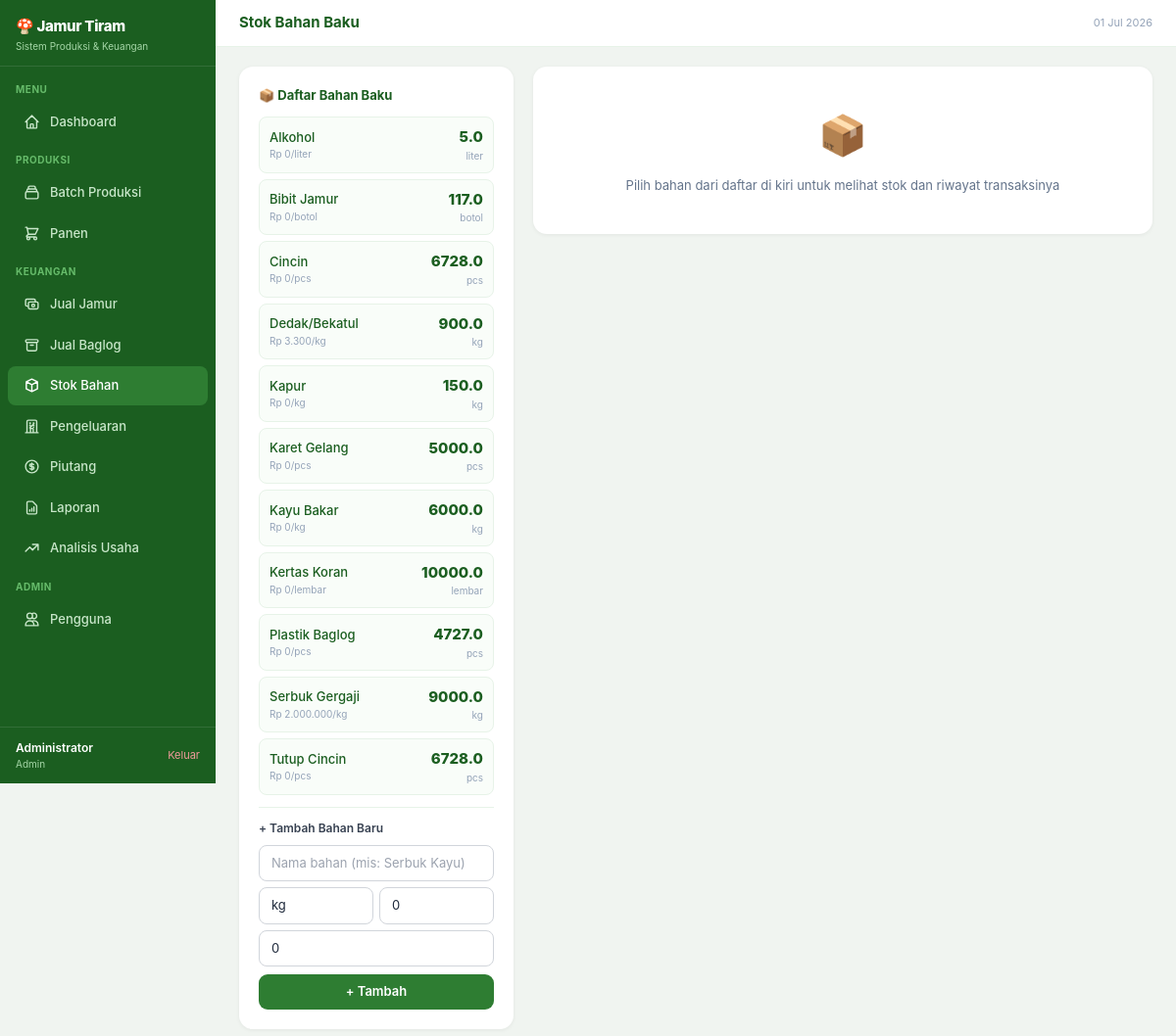
The page /stok (signed in) on the database as committed earlier.
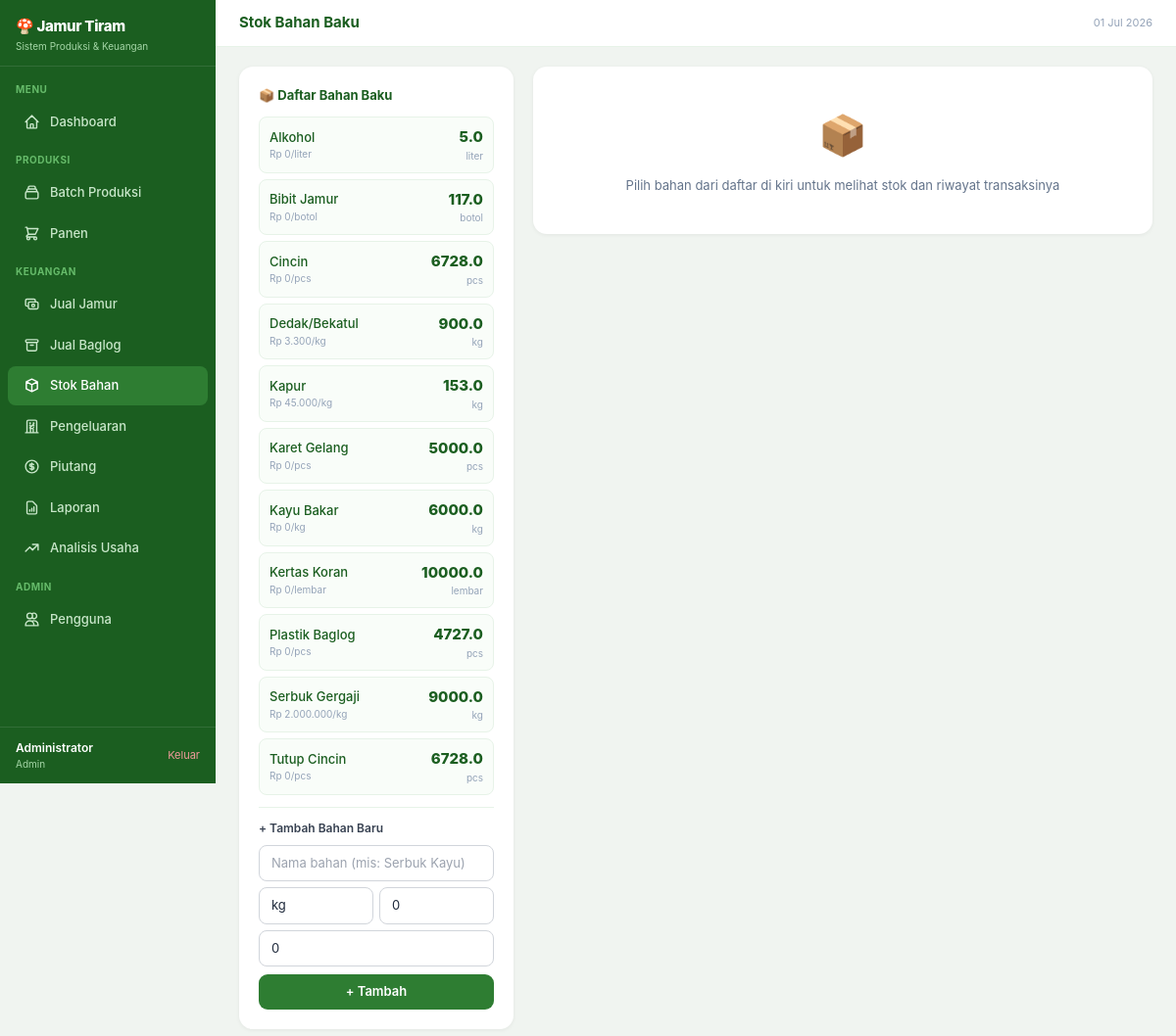
The same page on the database as committed later.
### tables this page shows
CREATE TABLE bahan_baku (
    id          INTEGER PRIMARY KEY AUTOINCREMENT,
    nama        TEXT NOT NULL UNIQUE,
    satuan      TEXT DEFAULT 'kg',
    stok        REAL DEFAULT 0,
    harga_satuan REAL DEFAULT 0,
    stok_min    REAL DEFAULT 0,
    created_at  INTEGER NOT NULL
);

### app.py (the view)
@app.get("/stok", response_class=HTMLResponse)
async def stok_page(request: Request, bahan_id: int = 0):
    user = require_login(request)
    bahan_list  = db.list_bahan()
    transaksi   = db.list_transaksi_bahan(bahan_id)
    bahan_aktif = db.get_bahan(bahan_id) if bahan_id else None
    return tpl.TemplateResponse(request, "stok.html", _ctx(
        request, user=user, bahan_list=bahan_list,
        transaksi=transaksi, bahan_aktif=bahan_aktif, filter_bahan=bahan_id,
    ))

### templates/stok.html (shortened to what this page needs)
{% extends "base.html" %}
{% set active = "stok" %}
{% block topbar_title %}Stok Bahan Baku{% endblock %}
{% block content %}
<div style="display:flex;gap:20px;align-items:flex-start;flex-wrap:wrap;">
  <div style="flex:0 0 280px;min-width:260px;">
    <div class="card" style="margin-bottom:16px;">
      <h3 style="font-size:13px;font-weight:700;color:#1B5E20;margin-bottom:12px;">📦 Daftar Bahan Baku</h3>
      {% if bahan_list %}
      <div style="display:flex;flex-direction:column;gap:6px;margin-bottom:12px;">
        {% for b in bahan_list %}
        <a href="/stok?bahan_id={{ b.id }}"
          style="display:flex;align-items:center;justify-content:space-between;padding:9px 10px;border-radius:8px;text-decoration:none;
            background:{% if filter_bahan == b.id %}#f0fdf4{% else %}#f9fdf9{% endif %};
            border:1.5px solid {% if filter_bahan == b.id %}#a7f3d0{% else %}#e7f3e8{% endif %};">
          <div>
            <div style="font-size:13px;font-weight:{% if filter_bahan == b.id %}700{% else %}500{% endif %};color:#1B5E20;">{{ b.nama }}</div>
            <div style="font-size:10px;color:#94a3b8;">{{ b.harga_satuan|rp }}/{{ b.satuan }}</div>
          </div>
          <div style="text-align:right;">
            <div style="font-size:15px;font-weight:800;color:{% if b.stok <= b.stok_min and b.stok_min > 0 %}#dc2626{% else %}#1B5E20{% endif %};">
              {{ "%.1f"|format(b.stok) }}
            </div>
            <div style="font-size:10px;color:#94a3b8;">{{ b.satuan }}</div>
          </div>
        </a>
        {% endfor %}
      </div>
      {% else %}
      <div style="text-align:center;padding:20px;color:#94a3b8;font-size:12px;">Belum ada bahan baku</div>
      {% endif %}
      <div style="border-top:1px solid #e7f3e8;padding-top:12px;">
        <div style="font-size:12px;font-weight:600;color:#374151;margin-bottom:8px;">+ Tambah Bahan Baru</div>
        <form method="post" action="/stok/tambah-bahan">
          <div style="display:grid;gap:6px;">
            <input name="nama" class="form-input" placeholder="Nama bahan (mis: Serbuk Kayu)" required>
            <div style="display:grid;grid-template-columns:1fr 1fr;gap:6px;">
              <input name="satuan" class="form-input" placeholder="Satuan (kg)" value="kg">
              <input name="harga_satuan" type="number" class="form-input" placeholder="Harga/satuan" value="0">
            </div>
            <input name="stok_min" type="number" step="0.1" class="form-input" placeholder="Stok minimum (alert)" value="0">
          </div>
          <button type="submit" class="btn-primary" style="margin-top:8px;width:100%;justify-content:center;">+ Tambah</button>
        </form>
      </div>
    </div>
  </div>
  <div style="flex:1;min-width:300px;">
    {% if bahan_aktif %}
    <div class="card" style="margin-bottom:16px;border-top:3px solid #2E7D32;">
      <div style="display:flex;align-items:start;justify-content:space-between;flex-wrap:wrap;gap:8px;margin-bottom:12px;">
        <div>
          <div style="font-size:17px;font-weight:800;color:#1B5E20;">{{ bahan_aktif.nama }}</div>
          <div style="font-size:12px;color:#64748b;">Satuan: {{ bahan_aktif.satuan }} | Harga terakhir: {{ bahan_aktif.harga_satuan|rp }}/{{ bahan_aktif.satuan }}</div>
          {% if bahan_aktif.stok_min > 0 %}
          <div style="font-size:11px;color:#94a3b8;">Stok minimum: {{ bahan_aktif.stok_min }} {{ bahan_aktif.satuan }}</div>
          {% endif %}
        </div>
        <div style="text-align:right;">
          <div style="font-size:32px;font-weight:900;color:{% if bahan_aktif.stok <= bahan_aktif.stok_min and bahan_aktif.stok_min > 0 %}#dc2626{% else %}#2E7D32{% endif %};">
            {{ "%.1f"|format(bahan_aktif.stok) }}
          </div>
          <div style="font-size:12px;color:#64748b;">{{ bahan_aktif.satuan }} tersisa</div>
          {% if bahan_aktif.stok <= bahan_aktif.stok_min and bahan_aktif.stok_min > 0 %}
          <span class="badge badge-red" style="margin-top:4px;">⚠️ Stok Rendah</span>
          {% endif %}
        </div>
      </div>
      <div style="display:grid;grid-template-columns:1fr 1fr;gap:12px;">
        <div style="background:#f0fdf4;border-radius:8px;padding:12px;">
          <div style="font-size:12px;font-weight:700;color:#15803d;margin-bottom:8px;">📥 Stok Masuk (Pembelian)</div>
          <form method="post" action="/stok/{{ bahan_aktif.id }}/masuk">
            <div style="display:grid;gap:6px;">
              <input name="tanggal" type="date" required class="form-input" value="{{ now.strftime('%Y-%m-%d') }}">
              <input name="jumlah" type="number" step="0.1" required class="form-input" placeholder="Jumlah ({{ bahan_aktif.satuan }})" min="0">
              <input name="harga_satuan" type="number" class="form-input" placeholder="Harga/{{ bahan_aktif.satuan }} (Rp)" value="{{ bahan_aktif.harga_satuan|int }}">
              <input name="keterangan" class="form-input" placeholder="Keterangan (opsional)">
            </div>
            <button type="submit" class="btn-primary" style="margin-top:8px;width:100%;justify-content:center;background:#15803d;">+ Masuk</button>
          </form>
        </div>
        <div style="background:#fef2f2;border-radius:8px;padding:12px;">
          <div style="font-size:12px;font-weight:700;color:#991b1b;margin-bottom:8px;">📤 Stok Keluar (Pemakaian)</div>
          <form method="post" action="/stok/{{ bahan_aktif.id }}/keluar">
            <div style="display:grid;gap:6px;">
              <input name="tanggal" type="date" required class="form-input" value="{{ now.strftime('%Y-%m-%d') }}">
              <input name="jumlah" type="number" step="0.1" required class="form-input" placeholder="Jumlah ({{ bahan_aktif.satuan }})" min="0">
              <input name="keterangan" class="form-input" placeholder="Batch/keterangan pemakaian">
            </div>
            <button type="submit" class="btn-primary" style="margin-top:8px;width:100%;justify-content:center;background:#991b1b;">- Keluar</button>
          </form>
        </div>
      </div>
      <details style="margin-top:12px;">
        <summary style="font-size:12px;color:#64748b;cursor:pointer;">Edit data bahan ini</summary>
        <form method="post" action="/stok/{{ bahan_aktif.id }}/edit" style="margin-top:8px;">
          <div style="display:grid;grid-template-columns:1fr 1fr;gap:6px;">
            <input name="nama" class="form-input" value="{{ bahan_aktif.nama }}" required placeholder="Nama">
            <input name="satuan" class="form-input" value="{{ bahan_aktif.satuan }}" placeholder="Satuan">
            <input name="harga_satuan" type="number" class="form-input" value="{{ bahan_aktif.harga_satuan|int }}" placeholder="Harga/satuan">
            <input name="stok_min" type="number" step="0.1" class="form-input" value="{{ bahan_aktif.stok_min }}" placeholder="Stok min">
          </div>
          <div style="display:flex;gap:6px;margin-top:8px;">
            <button type="submit" class="btn-secondary" style="font-size:12px;">Simpan Edit</button>
            <form method="post" action="/stok/{{ bahan_aktif.id }}/hapus" onsubmit="return confirm('Hapus bahan ini beserta semua transaksinya?')" style="display:inline;">
              <button type="submit" class="btn-danger" style="font-size:12px;">Hapus Bahan</button>
            </form>
          </div>
        </form>
      </details>
    </div>
    <div class="card">
      <h3 style="font-size:13px;font-weight:700;color:#1B5E20;margin-bottom:12px;">📋 Riwayat Transaksi — {{ bahan_aktif.nama }}</h3>
      {% if transaksi %}
      <div style="overflow-x:auto;">
        <table style="width:100%;border-collapse:collapse;font-size:12px;">
          <thead>
            <tr style="border-bottom:1.5px solid #e7f3e8;background:#f9fdf9;">
              <th style="text-align:left;padding:8px;">Tanggal</th>
              <th style="text-align:left;padding:8px;">Tipe</th>
              <th style="text-align:right;padding:8px;">Jumlah</th>
              <th style="text-align:right;padding:8px;">Harga/sat</th>
              <th style="text-align:right;padding:8px;">Total</th>
              <th style="text-align:left;padding:8px;">Keterangan</th>
              <th style="padding:8px;"></th>
            </tr>
          </thead>
          <tbody>
            {% for t in transaksi %}
            <tr style="border-bottom:1px solid #f0f4f0;">
              <td style="padding:7px 8px;">{{ t.tanggal }}</td>
              <td style="padding:7px 8px;">
                {% if t.tipe == 'masuk' %}
                <span class="badge badge-green">📥 Masuk</span>
                {% else %}
                <span class="badge badge-red">📤 Keluar</span>
                {% endif %}
              </td>
              <td style="padding:7px 8px;text-align:right;font-weight:700;color:{% if t.tipe=='masuk' %}#15803d{% else %}#dc2626{% endif %};">
                {{ "%.1f"|format(t.jumlah) }} {{ t.satuan }}
              </td>
              <td style="padding:7px 8px;text-align:right;">{% if t.harga_satuan > 0 %}{{ t.harga_satuan|rp }}{% else %}-{% endif %}</td>
              <td style="padding:7px 8px;text-align:right;">{% if t.total > 0 %}{{ t.total|rp }}{% else %}-{% endif %}</td>
              <td style="padding:7px 8px;color:#64748b;">{{ t.keterangan or '-' }}</td>
              <td style="padding:7px 8px;">
                <form method="post" action="/stok/transaksi/{{ t.id }}/hapus" onsubmit="return confirm('Hapus transaksi ini? Stok akan dikembalikan.')">
                  <button class="btn-danger" style="padding:3px 8px;font-size:11px;">🗑</button>
                </form>
              </td>
            </tr>
            {% endfor %}
          </tbody>
        </table>
      </div>
      {% else %}
      <div style="text-align:center;padding:24px;color:#94a3b8;font-size:12px;">Belum ada transaksi untuk bahan ini</div>
      {% endif %}
    </div>
    {% else %}
    <div class="card" style="text-align:center;padding:40px;">
      <div style="font-size:40px;margin-bottom:12px;">📦</div>
      <p style="color:#64748b;font-size:13px;">Pilih bahan dari daftar di kiri untuk melihat stok dan riwayat transaksinya</p>
    </div>
    {% endif %}
  </div>
</div>
{% endblock %}

Rows that differ between the two databases and show on the page:
changed bahan_baku "Kapur": harga_satuan|rp "Rp 0" → "Rp 45.000"; stok "150.0" → "153.0"
